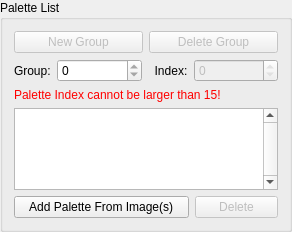
         <widget class="QGroupBox" name="GB_Palette">
          <property name="sizePolicy">
           <sizepolicy hsizetype="Maximum" vsizetype="Preferred">
            <horstretch>0</horstretch>
            <verstretch>0</verstretch>
           </sizepolicy>
          </property>
          <property name="maximumSize">
           <size>
            <width>288</width>
            <height>16777215</height>
           </size>
          </property>
          <property name="title">
           <string>Palette List</string>
          </property>
          <layout class="QVBoxLayout" name="verticalLayout_3">
           <item>
            <layout class="QHBoxLayout" name="horizontalLayout_3">
             <item>
              <widget class="QPushButton" name="Palette_PB_NewGroup">
               <property name="enabled">
                <bool>false</bool>
               </property>
               <property name="text">
                <string>New Group</string>
               </property>
              </widget>
             </item>
             <item>
              <widget class="QPushButton" name="Palette_PB_DelGroup">
               <property name="enabled">
                <bool>false</bool>
               </property>
               <property name="text">
                <string>Delete Group</string>
               </property>
              </widget>
             </item>
            </layout>
           </item>
           <item>
            <layout class="QHBoxLayout" name="horizontalLayout_5">
             <item>
              <widget class="QLabel" name="label_2">
               <property name="sizePolicy">
                <sizepolicy hsizetype="Maximum" vsizetype="Preferred">
                 <horstretch>0</horstretch>
                 <verstretch>0</verstretch>
                </sizepolicy>
               </property>
               <property name="layoutDirection">
                <enum>Qt::LeftToRight</enum>
               </property>
               <property name="text">
                <string>Group:</string>
               </property>
              </widget>
             </item>
             <item>
              <widget class="QSpinBox" name="Palette_SB_Group">
               <property name="maximum">
                <number>0</number>
               </property>
              </widget>
             </item>
             <item>
              <widget class="QLabel" name="label_3">
               <property name="sizePolicy">
                <sizepolicy hsizetype="Maximum" vsizetype="Preferred">
                 <horstretch>0</horstretch>
                 <verstretch>0</verstretch>
                </sizepolicy>
               </property>
               <property name="text">
                <string>  Index:</string>
               </property>
              </widget>
             </item>
             <item>
              <widget class="QSpinBox" name="Palette_SB_Index">
               <property name="enabled">
                <bool>false</bool>
               </property>
               <property name="maximum">
                <number>0</number>
               </property>
              </widget>
             </item>
            </layout>
           </item>
           <item>
            <widget class="QLabel" name="Palette_Warning">
             <property name="palette">
              <palette>
               <active>
                <colorrole role="WindowText">
                 <brush brushstyle="SolidPattern">
                  <color alpha="255">
                   <red>255</red>
                   <green>0</green>
                   <blue>0</blue>
                  </color>
                 </brush>
                </colorrole>
               </active>
               <inactive>
                <colorrole role="WindowText">
                 <brush brushstyle="SolidPattern">
                  <color alpha="255">
                   <red>255</red>
                   <green>0</green>
                   <blue>0</blue>
                  </color>
                 </brush>
                </colorrole>
               </inactive>
               <disabled>
                <colorrole role="WindowText">
                 <brush brushstyle="SolidPattern">
                  <color alpha="255">
                   <red>120</red>
                   <green>120</green>
                   <blue>120</blue>
                  </color>
                 </brush>
                </colorrole>
               </disabled>
              </palette>
             </property>
             <property name="text">
              <string>Palette Index cannot be larger than 15!</string>
             </property>
            </widget>
           </item>
           <item>
            <widget class="PaletteGraphicsView" name="Palette_GV">
             <property name="sizePolicy">
              <sizepolicy hsizetype="Expanding" vsizetype="Fixed">
               <horstretch>0</horstretch>
               <verstretch>0</verstretch>
              </sizepolicy>
             </property>
             <property name="minimumSize">
              <size>
               <width>264</width>
               <height>82</height>
              </size>
             </property>
             <property name="maximumSize">
              <size>
               <width>16777215</width>
               <height>82</height>
              </size>
             </property>
             <property name="verticalScrollBarPolicy">
              <enum>Qt::ScrollBarAlwaysOn</enum>
             </property>
             <property name="viewportUpdateMode">
              <enum>QGraphicsView::FullViewportUpdate</enum>
             </property>
            </widget>
           </item>
           <item>
            <layout class="QHBoxLayout" name="horizontalLayout_2">
             <item>
              <widget class="QPushButton" name="Palette_PB_NewPal">
               <property name="text">
                <string> Add Palette From Image(s) </string>
               </property>
              </widget>
             </item>
             <item>
              <widget class="QPushButton" name="Palette_PB_DelPal">
               <property name="enabled">
                <bool>false</bool>
               </property>
               <property name="maximumSize">
                <size>
                 <width>83</width>
                 <height>16777215</height>
                </size>
               </property>
               <property name="text">
                <string>Delete</string>
               </property>
              </widget>
             </item>
            </layout>
           </item>
          </layout>
         </widget>
